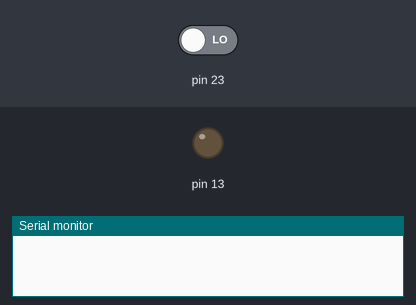
Bench run of a sketch on a simulated Arduino Mega 2560, built with avr-gcc and run on an emulated ATmega2560. Shown: output pins drawn as LEDs (lit = HIGH), the last lines printed to the serial monitor. Inputs (shaded band) come from the test bench; at power-on: pin 23 LOW.

Above: at 0.5 s.
At 44.4 s:
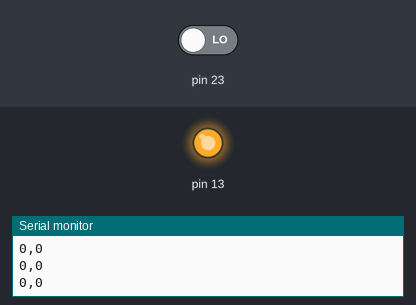
Timing chart, 0 to 47.2 s (numbered marks = the images above):
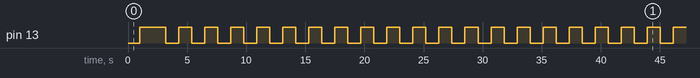

The sketch:

Inventeam.ino
```cpp
long pulse, inches, cm;
long total = 0;
long bround[10] = {0};
int k = 0;
int light = 0;


void setup()

{

  Serial.begin(9600);
  pinMode(23, INPUT);
  pinMode(13, OUTPUT);

}


void loop()
{
  total = 0;
  pulse = pulseIn(23, HIGH);
  inches = pulse / 147;
  cm = inches * 2.54;

  if(k<10) {
    bround[k] = cm;
    k = k + 1;
  } else {
    k = 0;
    bround[k] = cm;
    k = k +1;
  };

  for(int i=0;i<10;i++) {
     total = total + bround[i];
  };
  total = total / 10;

  if(light != 0) {
    if(light%2==0) {
      digitalWrite(13, HIGH);
    } else {
      digitalWrite(13, LOW);
    };
    light = light -1;
  }else if(total<150) {
    digitalWrite(13, HIGH);
    light = 40;
  }else{
    digitalWrite(13, LOW);
  };
  Serial.print(cm);
  Serial.print(",");
  Serial.println(total);
  delay(100);
}
```

Measured:
- by itself, pin 13: moves between LOW and HIGH, repeating every 36.3 s
- by itself, everything shown: repeats every 36.3 s, in 32 steps
